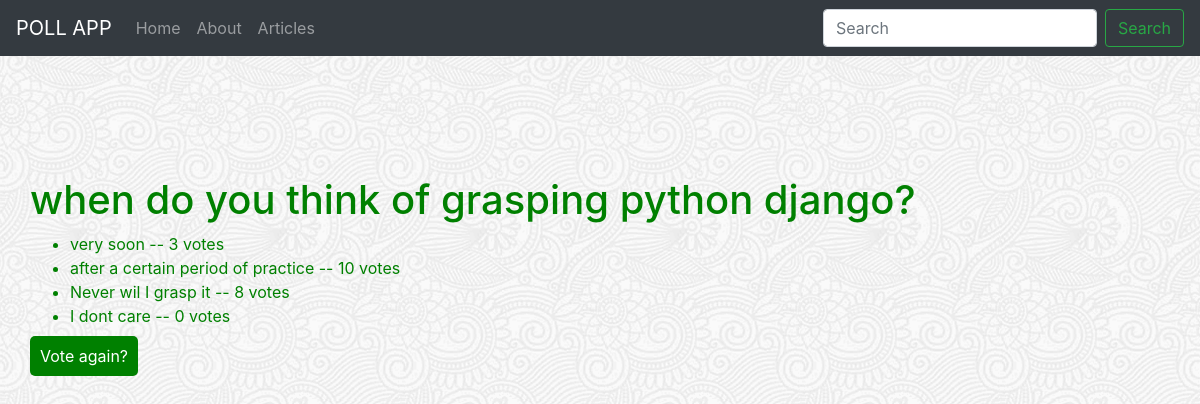
Screenshot of /polls/3/results/ with the database file from the repository.
### polls/models.py (models this page shows, shortened)
class Question(models.Model):
    question_text = models.CharField(max_length=200)
    pub_date = models.DateTimeField('date published')

class Choice(models.Model):
    question = models.ForeignKey(Question, on_delete=models.CASCADE)
    choice_text = models.CharField(max_length=200)
    votes = models.IntegerField(default=0)

### polls/views.py (the view)
# urls.py: path('<int:pk>/results/', views.ResultsView.as_view(), name='results'),
class ResultsView(generic.DetailView):
    model = Question
    template_name = 'polls/results.html'

### polls/templates/polls/results.html
{% extends 'polls/layout.html' %}
{% block body %}
    <h1>{{ question.question_text }}</h1>
    <ul>
    {% for choice in question.choice_set.all %}
        <li>{{ choice.choice_text }} -- {{ choice.votes }} vote{{ choice.votes|pluralize }}</li>
    {% endfor %}
    </ul>
    <a class="my_button" href="{% url 'polls:detail' question.id %}">Vote again?</a>
{% endblock %}

### polls/templates/polls/layout.html (shortened to what this page needs)
<!DOCTYPE html>
<html>
    <head>
        <link rel="stylesheet" href="https://stackpath.bootstrapcdn.com/bootstrap/4.2.1/css/bootstrap.min.css">
        {% load static %}
        <link rel="stylesheet" type="text/css" href="{% static 'polls/style.css' %}">
    </head>
    <body>
            <nav class="navbar navbar-expand-md navbar-dark bg-dark">
                <a class="navbar-brand" href="{% url 'polls:index'%}"> POLL APP</a>
                <div class="collapse navbar-collapse" id="navbarCollapse">
                <ul class="navbar-nav mr-auto">
                    <li class="nav-item ">
                    <a class="nav-link" href="{% url 'polls:index'%}">Home <span class="sr-only">(current)</span></a>
                    </li>
                    <li class="nav-item">
                    <a class="nav-link" href="#">About</a>
                    </li>
                    <li class="nav-item">
                    <a class="nav-link " href="#">Articles</a>
                    </li>
                </ul>
                <form class="form-inline mt-2 mt-md-0">
                    <input class="form-control mr-sm-2" type="text" placeholder="Search" aria-label="Search">
                    <button class="btn btn-outline-success my-2 my-sm-0" type="submit">Search</button>
                </form>
                </div>
            </nav>
        <div class="container">
            {% block body %}{% endblock %}
        </div>
    </body>
</html>

### polls/static/polls/style.css (style rules this page uses)
li a { color: green; }
body { background: rgb(151, 28, 28) url("images/background.png") ; color:green; }
body .container { padding:10% 0%; }
.my_button { width: 200px; margin-top: 20px; background-color: green; color: #fff; padding: 10px; border: none; border-radius: 5px; }

### rows the page displays
Question: question_text "when do you think of grasping python django?"
Choice: choice_text "very soon", votes "3"
Choice: choice_text "after a certain period of practice", votes "10"
Choice: choice_text "Never wil I grasp it", votes "8"
Choice: choice_text "I dont care", votes "0"
